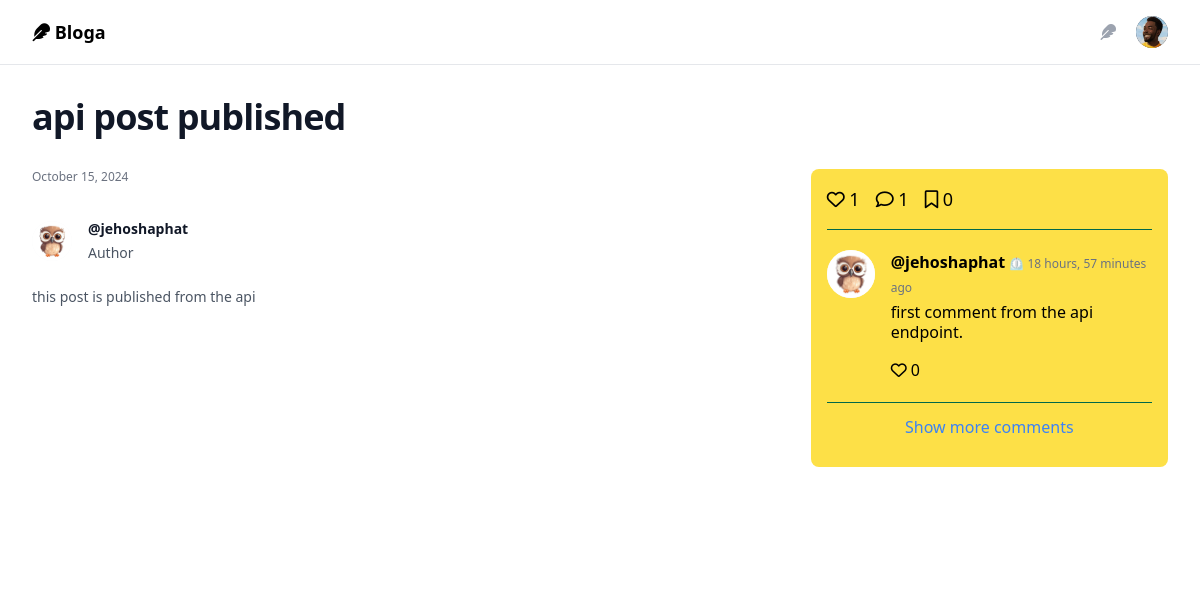
Screenshot of /posts/api-post-published/ (signed in) with the database file from the repository.
### authentication/models.py (models this page shows, shortened)
class Profile(models.Model):
    user = models.OneToOneField(User, on_delete=models.CASCADE, related_name='profile')
    bio = models.TextField(blank=True)
    dp = models.ImageField(upload_to=secure_filestore, blank=True, null=True)
    follows = models.ManyToManyField(User, related_name='following', blank=True)
    followers = models.ManyToManyField(User, related_name='followers', blank=True)

### blog/models.py (models this page shows, shortened)
class Posts(models.Model):
    class Status(models.TextChoices):
        DRAFT = 'DF', 'Draft'
        PUBLISHED = 'PB', 'Published'
    title = models.CharField(max_length=250, blank=False, null=False, default='New Blog')
    content = models.TextField()
    link = models.SlugField(unique=True, max_length=250)
    author = models.ForeignKey(User, on_delete=models.CASCADE, related_name='posts')
    status = models.CharField(
        max_length=2,
        choices=Status,
        default=Status.DRAFT
    )
    publish = models.DateTimeField(default=None, blank=True, null=True)
    created = models.DateTimeField(auto_now_add=True)
    updated = models.DateTimeField(auto_now=True)
    tags = TaggableManager()
    class Meta:
        ordering = ['-publish']
        indexes = [
            models.Index(fields=['-publish'])
        ]
        verbose_name = 'Post'
        verbose_name_plural = 'Posts'
    objects = models.Manager()
    published = PublishedManager()

class PostReactions(models.Model):
    class Reactions(models.TextChoices):
        LIKE = 'LK', 'LIKE'
    post = models.ForeignKey(Posts, related_name='reactions', on_delete=models.CASCADE)
    user = models.ForeignKey(User, related_name='reactions', on_delete=models.CASCADE)
    reaction = models.CharField(
        max_length=2,
        choices=Reactions,
        default=Reactions.LIKE
    )
    class Meta:
        unique_together = ['post', 'user']
        verbose_name = 'Post Reaction'

class Comments(models.Model):
    post = models.ForeignKey(Posts, related_name='comments', on_delete=models.CASCADE)
    user = models.ForeignKey(User, related_name='comments', on_delete=models.CASCADE)
    content = models.TextField(blank=False)
    date = models.DateTimeField(auto_now_add=True)
    class Meta:
        verbose_name = 'Comment'
        verbose_name_plural = 'Comments'

### blog/views.py (the view)
# urls.py: path("posts/<slug:link>/",views.post_detail, name="post"),
@login_required
def post_detail(request, link):
    user=request.user
    if Posts.objects.filter(author=user, link=link, status="DF").exists():
        post = get_object_or_404(
            Posts,
            link=link,
        )
    else:
        post = get_object_or_404(
            Posts,
            link=link,
            status = "PB"
        )
    form = CommentsForm()
    context = {
        "user": user,
        "post": post,
        "form": form,
    }
    return render(request, 'blog/post.html', context)

### blog/templatetags/reaction_tags.py (called while the page is built)
@register.simple_tag
def likes_post(post, user):
    return PostReactions.objects.filter(post=post, user=user).exists()

@register.simple_tag
def likes_comment(comment, user):
    return CommentReactions.objects.filter(comment=comment, user=user).exists()

@register.simple_tag
def post_saved(post, user):
    return SavedPost.objects.filter(user=user, post=post).exists()

### blog/templates/blog/post.html (shortened to what this page needs)
{% extends 'blog/base.html' %}
{% load static %}
{% load humanize %}
{% load reaction_tags%}
{% block content %}
    <div class="bg-white">
        <div class="mx-auto max-w-7xl pt-0 px-6 lg:px-8">
            <div class="mx-auto grid max-w-2xl grid-cols-1 lg:grid-cols-3 gap-x-8 gap-y-8 border-t border-gray-200 py-16 sm:py-24 lg:mx-0 lg:max-w-none">
                <h2 class="text-3xl lg:col-span-3 font-bold tracking-tight text-gray-900 sm:text-4xl">
                    {{post.title}}
                </h2>
                <article class="flex flex-col lg:col-span-2 items-start justify-between">
                    <div class="group relative">
                        <div class="flex items-center gap-x-4 text-xs">
                            <time datetime="{{post.publish|date:'Y-m-d'}}" class="text-gray-500">{{post.publish|date:'F j, Y'}}</time>
                        </div>
                        <h3 class="mt-3 text-lg group-hover:text-gray-600">
                            <div class="relative mt-8 flex items-center gap-x-4">
                                {% if post.author.profile.dp %}
                                    <img src="{% static post.author.profile.dp.url %}" alt="{{post.author.username}}" class="h-10 w-10 rounded-full bg-gray-50">
                                {% else %}
                                    <img src="{% static 'img/profile.png'%}" alt="{{post.author.username}}" class="h-10 w-10 rounded-full bg-gray-50">
                                {% endif %}
                                <div class="text-sm leading-6">
                                    <p class="font-semibold text-gray-900">
                                        <a href="{% url 'blog:profile' post.author.username%}">
                                            <span class="absolute inset-0"></span>
                                            @{{post.author.username}}
                                        </a>
                                    </p>
                                    <p class="text-gray-600">Author</p>
                                </div>
                            </div>
                        </h3>
                        <p class="mt-5 text-sm leading-6 text-gray-600">{{post.content}}</p>
                    </div>
                </article>
                <ul role="list" id="comments" class="bg-yellow-300 p-4 rounded-lg divide-y divide-primary h-fit">
                    <li class="flex gap-4 mb-4 text-lg">
                        <div>
                            <a href="{% url 'blog:post_like' post.link %}">
                                {% likes_post post user as liked_post%}
                                {% if liked_post %}
                                    <i class="fa-solid fa-heart"></i>
                                {% else %}
                                    <i class="fa-regular fa-heart"></i>
                                {% endif %}
                            </a>
                            <span>{{post.reactions.all | length | intcomma}}</span>
                        </div>
                        <div>
                            <i class="fa-regular fa-comment" onclick="openCommentModal('main')"></i>
                            <span>{{post.comments.all | length |intcomma}}</span>
                        </div>
                        <div>
                            <a href="{% url 'blog:post_save' post.link %}">
                                {%  post_saved post user as saved_post%}
                                {% if saved_post %}
                                    <i class="fa-solid fa-bookmark"></i>
                                {% else %}
                                    <i class="fa-regular fa-bookmark"></i>
                                {% endif %}
                                <span>{{post.savers.count | intcomma}}</span>
                            </a>
                        </div>
                    </li>
                    {% for comment in post.comments.all %}
                        <li class="flex flex-col justify-between gap-x-6 py-5 comment">
                            <div class="flex min-w-0 gap-x-4">
                                {% if comment.user.profile.dp.url %}
                                    <img class="h-12 w-12 flex-none rounded-full bg-gray-50" src="{% static comment.user.profile.dp.url %}" alt="{{comment.user.username}}">
                                {% else %}
                                    <img class="h-12 w-12 flex-none rounded-full bg-gray-50" src="{% static 'img/profile.png' %}" alt="{{comment.user.username}}">
                                {% endif %}
                                <div class="min-w-0 flex-auto">
                                    <div>
                                        <a class="font-semibold" href="{% url 'blog:profile' comment.user.username%}">@{{comment.user.username}}</a>
                                        <span class="mt-1 text-xs leading-5 text-gray-500 font-light pb-1">⏲ {{comment.date|timesince}} ago</span>
                                    </div>
                                    <p class="mt-1 leading-5">
                                        {{comment.content}}
                                    </p>
                                    <div class="stats flex gap-4 mt-4">
                                        <div>
                                            <a href="{% url 'blog:comment_like' comment.id%}">
                                                {% likes_comment comment user as liked_comment%}
                                                {% if liked_comment %}
                                                    <i class="fa-solid fa-heart"></i>
                                                {% else %}
                                                    <i class="fa-regular fa-heart"></i>
                                                {% endif %}
                                            </a>
                                            <span>{{comment.reactions.count| intcomma}}</span>
                                        </div>
                                    </div>
                                </div>
                            </div>
                        </li>
                    {% empty %}
                        No Comments Yet
                    {% endfor%}
                    <li class="text-center py-3">
                        <button id="show-more-comments" class="text-blue-500 hover:underline">Show more
                            comments</button>
                    </li>
                </ul>
            </div>
        </div>
    </div>
{% endblock%}

### blog/templates/blog/base.html (shortened to what this page needs)
{% load static %}
<!DOCTYPE html>
<html lang="en">
<head>
  <link rel="stylesheet" href="https://rsms.me/inter/inter.css">
        <link rel="stylesheet" href="{% static 'css/style.css' %}">
        <link rel="stylesheet" href="https://cdnjs.cloudflare.com/ajax/libs/font-awesome/6.6.0/css/all.min.css"
 />
</head>
<body>
  <header>
    <nav>
        <div class="mx-auto max-w-7xl px-2 sm:px-6 lg:px-8">
            <div class="relative flex h-16 items-center justify-between">
                <div class="flex flex-1 items-center justify-center sm:items-stretch sm:justify-start">
                    <div class="flex flex-shrink-0 items-center text-lg font-bold">
                      <a href="{% url 'blog:home' %}" class="inline-block"><i class="fa-solid fa-feather"></i> Bloga</a>
                    </div>
                </div>
                <div
                    class="absolute inset-y-0 right-0 flex items-center pr-2 sm:static sm:inset-auto sm:ml-6 sm:pr-0">
                    {% if user %}
                        <a title="write an article" href="{% url 'blog:write' %}">
                            <button type="button"
                                class="relative h-8 w-8 rounded-full p-1 text-gray-400 focus:outline-none ring-secondary focus:ring-2 focus:ring-secondary focus:ring-offset-2 focus:ring-offset-white">
                                <span class="absolute -inset-1.5"></span>
                                <i class="fa-solid fa-feather"></i>
                            </button>
                        </a>
                        <div class="relative ml-3">
                            <div>
                                <button type="button"
                                    class="relative flex rounded-full bg-gray-800 text-sm focus:outline-none focus:ring-2 focus:ring-secondary focus:ring-offset-2 focus:ring-offset-white ring-secondary"
                                    id="user-menu-button" aria-expanded="false" aria-haspopup="true">
                                    <span class="absolute -inset-1.5"></span>
                                    {%if user.profile.dp %}
                                        <img class="h-8 w-8 rounded-full"
                                        src="{% static user.profile.dp.url %}"
                                        alt="">
                                    {% else %}
                                        <img class="h-8 w-8 rounded-full"
                                        src="{% static 'img/profile.png' %}"
                                        alt="">
                                    {% endif %}
                                </button>
                            </div>
                        </div>
                    {% else %}
                        <div class="relative ml-3 flex gap-2">
                            <a href="{% url 'authentication:sign_in' %}" class="btn-secondary">Sign in</a><a href="{% url 'authentication:sign_up' %}" class="btn-primary">Sign up</a>
                        </div>
                    {% endif %}
                </div>
            </div>
        </div>
    </nav>
</header>
    <main>
        {%block content%}
        {%endblock%}
    </main>
</body>
</html>

### rows the page displays
Posts: title "api post published", publish "October 15, 2024", author.dp (picture), author.username "jehoshaphat", content "this post is published from the api", reactions.all|length "1", comments.all|length "1", savers.count "0"
Comments: user.dp (picture), user.username "jehoshaphat", date "18 hours, 57 minutes", content "first comment from the api endpoint.", reactions.count "0"
